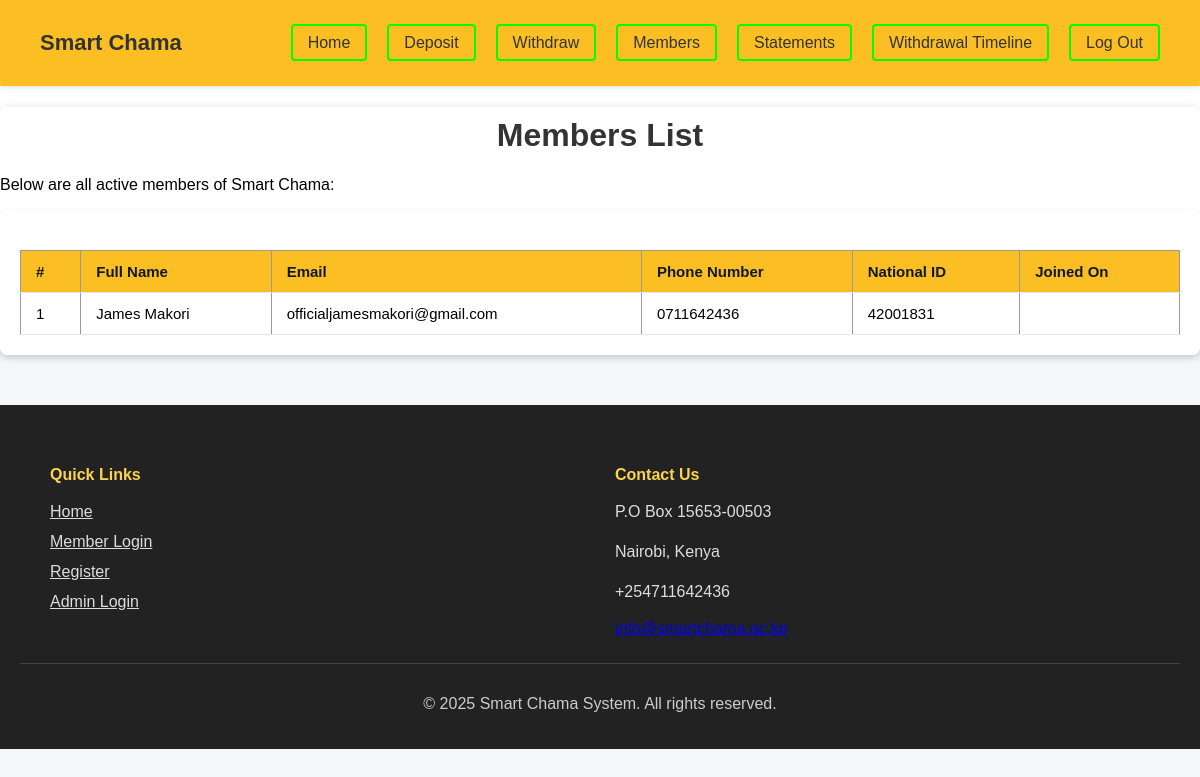
The page /member_list/ (signed in) on the database as committed earlier.
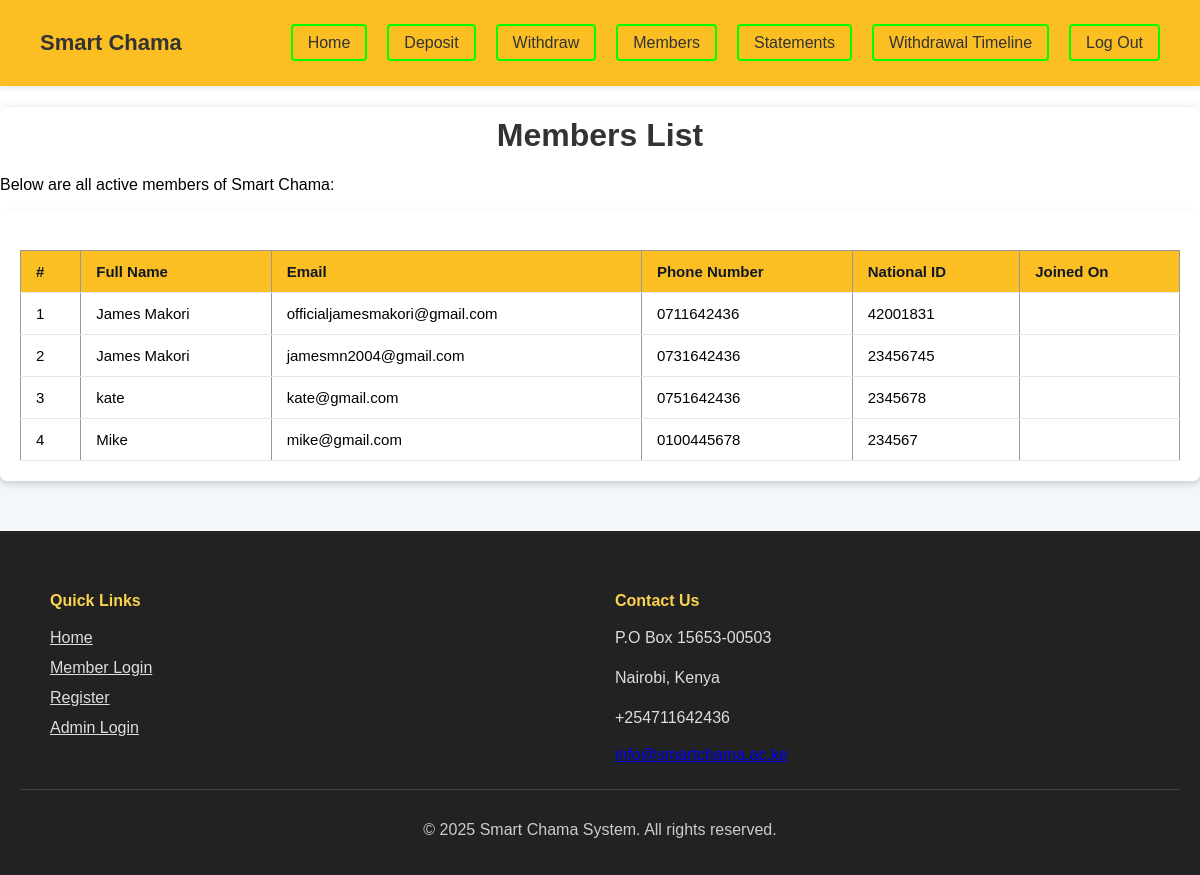
The same page on the database as committed later.
### SmartChamaV1/models.py (models this page shows, shortened)
class ChamaMember(models.Model):
    full_name = models.CharField(max_length=100)
    email = models.EmailField(unique=True)
    phone_number = models.CharField(max_length=15, unique=True)
    idNumber = models.CharField(max_length=20, unique=True)
    joined_date = models.DateTimeField(auto_now_add=True)
    password = models.CharField(max_length=128)
    user = models.ForeignKey(User, on_delete=models.CASCADE, null=True, blank=True)
    reset_token = models.CharField(max_length=200, blank=True, null=True)
    reset_token_expiry = models.DateTimeField(blank=True, null=True)

### SmartChamaV1/views.py (the view)
# urls.py: path('member_list/',views.member_list,name='member_list'),
def member_list(request):
    member = get_logged_member(request)
    if not member:
        return redirect('login')
    members = ChamaMember.objects.all()
    return render(request, 'member_list.html', {'members': members})

### SmartChamaV1/views.py (called while the page is built)
def get_logged_member(request):
    member_id = request.session.get('member_id')
    if not member_id:
        return None
    try:
        return ChamaMember.objects.get(id=member_id)
    except ChamaMember.DoesNotExist:
        return None

### templates/member_list.html
{% extends 'base.html' %}
{% load static %}
{% block content %}
<nav class="navbar">
    <div class="logo">Smart Chama</div>
    <ul>
        <li><a href="{% url 'member_home' %}" id="btn-nav">Home</a></li>
        <li><a href="{% url 'deposit' %}" id="btn-nav">Deposit</a></li>
        <li><a href="{% url 'withdraw' %}" id="btn-nav">Withdraw</a></li>
        <li><a href="{% url 'member_list' %}" id="btn-nav">Members</a></li>
        <li><a href="{% url 'statements' %}" id="btn-nav">Statements</a></li>
        <li><a href="{% url 'withdrawal_timeline' %}" id="btn-nav">Withdrawal Timeline</a></li>
        <li><a href="{% url 'logout' %}" id="btn-nav">Log Out</a></li>
    </ul>
</nav>
<div class="container">
    <h1>Members List</h1>
    <p>Below are all active members of Smart Chama:</p>
    <div class="table-card">
        <table class="members-table">
            <thead>
                <tr>
                    <th>#</th>
                    <th>Full Name</th>
                    <th>Email</th>
                    <th>Phone Number</th>
                    <th>National ID</th>
                    <th>Joined On</th>
                </tr>
            </thead>
            <tbody>
                {% for member in members %}
                <tr>
                    <td>{{ forloop.counter }}</td>
                    <td>{{ member.full_name }}</td>
                    <td>{{ member.email }}</td>
                    <td>{{ member.phone_number }}</td>
                    <td>{{ member.idNumber }}</td>
                    <td>{{ member.date_joined|date:"M d, Y" }}</td>
                </tr>
                {% empty %}
                <tr>
                    <td colspan="6" style="text-align:center;">No members found.</td>
                </tr>
                {% endfor %}
            </tbody>
        </table>
    </div>
</div>
{% endblock content %}

### templates/base.html (shortened to what this page needs)
<!DOCTYPE html>
<html lang="en">
<head>
    {% load static %}
    <link rel="stylesheet" href="{% static 'css/styles.css' %}">
    <link rel="stylesheet" href="{% static 'css/index.css' %}">
</head>
<body>
    <div class="container">
        {% block content %}
        {% endblock content %}
    </div>
    <footer class="footer">
        <div class="footer-content">
            <div class="footer-section">
                <h4>Quick Links</h4>
                <ul>
                    <li><a href="{% url 'index' %}">Home</a></li>
                    <li><a href="{% url 'login' %}">Member Login</a></li>
                    <li><a href="{% url 'signup' %}">Register</a></li>
                    <li><a href="{% url 'admin_login' %}">Admin Login</a></li>
                </ul>
            </div>
            <div class="footer-section">
                <h4>Contact Us</h4>
                <p>P.O Box 15653-00503</p>
                <p>Nairobi, Kenya</p>
                <p>+254711642436</p>
                <a href="mailto:info@smartchama.ac.ke">info@smartchama.ac.ke</a>
            </div>
        </div>
        <div class="footer-bottom">
            <p>© 2025 Smart Chama System. All rights reserved.</p>
        </div>
    </footer>
</body>
</html>

### static/css/styles.css (style rules this page uses)
body { margin: 0; padding: 0; background: #f4f7fa; font-family: Arial, Helvetica, sans-serif; }
.container { width: 100%; max-width: 1350px; margin: 2px auto; background: #fff; padding: 0; box-shadow: 0 0 10px rgba(0,0,0,0.1); border-radius: 8px; }
h1, h2, h3 { color: #333; text-align: center; font-weight: bolder; padding-top: 10px; }
table { width: 100%; border-collapse: collapse; margin-top: 20px; }
table th, table td { padding: 12px; border: 1px solid #999; text-align: left; }
table th { background: #007bff; color: white; }
.members-table, .activities-table { border-collapse: collapse; width: 100%; font-size: 15px; }
.members-table th, .members-table td, .activities-table th, .activities-table td { padding: 12px 15px; border-bottom: 1px solid #e5e7eb; }
.members-table th, .activities-table th { background-color: #fbbf24; color: #111827; }
.footer { background: #222; color: white; padding: 40px 20px 20px; }
.footer-content { display: flex; justify-content: space-between; gap: 30px; max-width: 1100px; margin: auto; flex-wrap: wrap; }
.footer-section { flex: 1; min-width: 250px; }
.footer-section h3, .footer-section h4 { color: #fcd34d; margin-bottom: 10px; }
.footer-section p, .footer-section ul li a { color: #ddd; line-height: 1.5; }
.footer-section ul { list-style: none; padding: 0; }
.footer-section ul li { margin-bottom: 6px; }
.footer-bottom { text-align: center; margin-top: 25px; padding-top: 15px; border-top: 1px solid #444; color: #ccc; }
.table-card { background: #fff; padding: 20px; border-radius: 8px; box-shadow: 0 3px 8px rgba(0,0,0,0.08); margin-bottom: 50px; overflow-x: auto; }
.members-table, .activities-table { width: 100%; border-collapse: collapse; font-size: 15px; }
.members-table th, .members-table td, .activities-table th, .activities-table td { padding: 12px 15px; text-align: left; border-bottom: 1px solid #e5e7eb; }

### static/css/index.css (style rules this page uses)
.navbar { background: #fbbf24; padding: 18px 40px; display: flex; justify-content: space-between; align-items: center; box-shadow: 0 2px 5px rgba(0,0,0,0.1); position: sticky; top: 0; z-index: 10; }
.navbar .logo { font-size: 22px; font-weight: bold; color: #333; }
.navbar ul { display: flex; gap: 20px; list-style: none; }
.navbar ul li a { text-decoration: none; color: #333; font-weight: 500; transition: 0.3s; }
#btn-nav { border: 2px solid lime; border-radius: 4px; padding: 8px 15px; }
.container { max-width: 1350px; margin: 0 auto; padding: 0; }

Rows that differ between the two databases and show on the page:
added ChamaMember: full_name "James Makori", email "jamesmn2004@gmail.com", phone_number "0731642436", idNumber "23456745"
added ChamaMember: full_name "kate", email "kate@gmail.com", phone_number "0751642436", idNumber "2345678"
added ChamaMember: full_name "Mike", email "mike@gmail.com", phone_number "0100445678", idNumber "234567"
